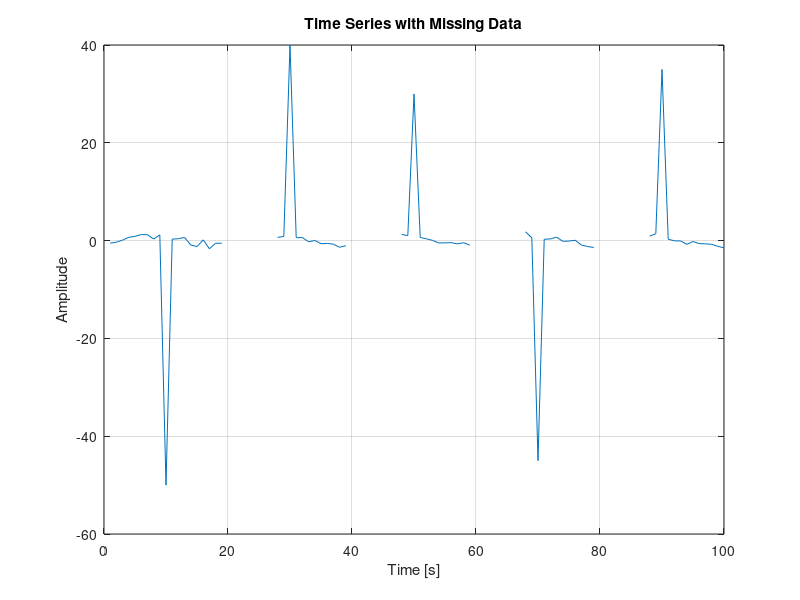
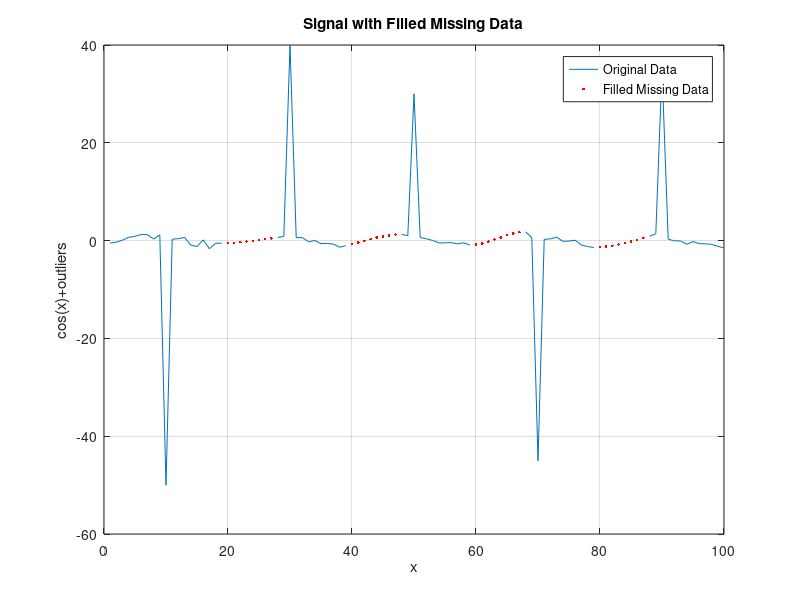
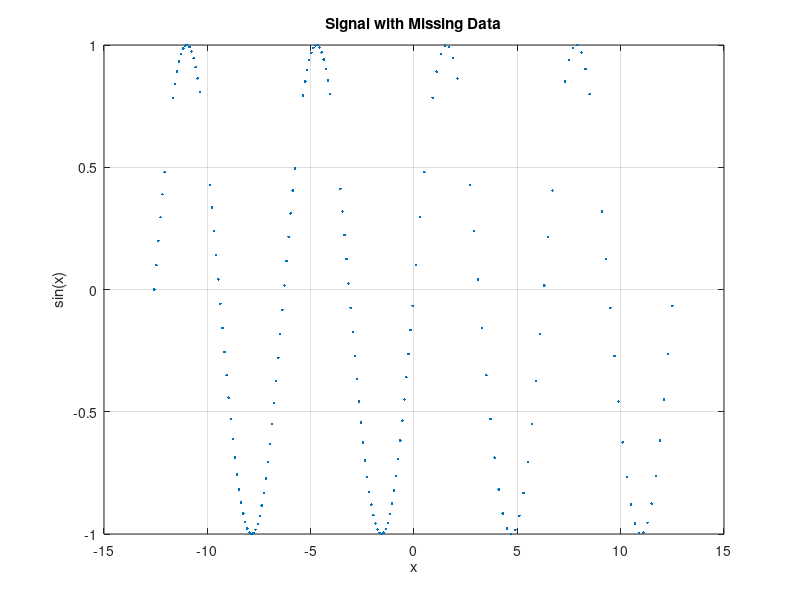
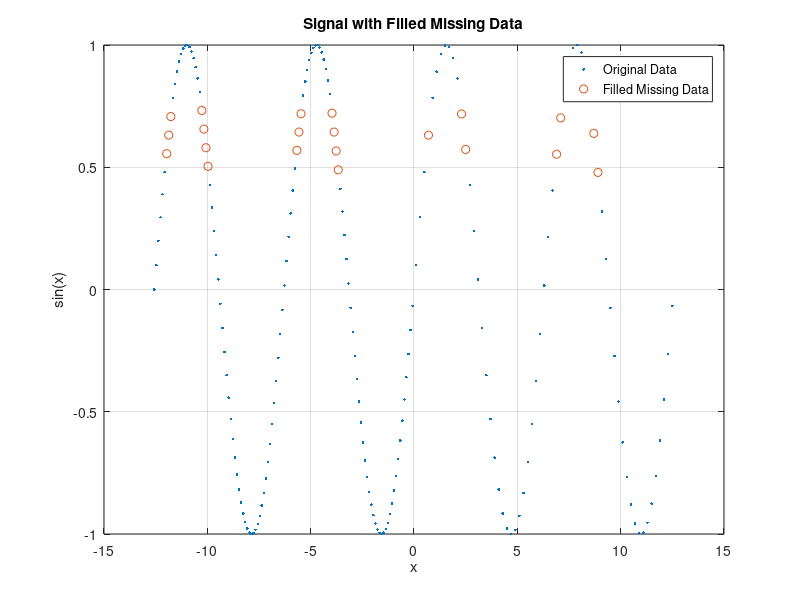

Reproduce these figures in MATLAB, in order.
%% Missing Data
% Graph 1
x = 1:100;
data = cos(2*pi*0.05*x+2*pi*rand) + 0.5*randn(1,100);   % signal
for k = 1:8
    data(19+k:20:79+k) = NaN;                           % missing values
end
data(10:20:90) = [-50 40 30 -45 35];                    % outliers
plot(x,data)
xlabel('Time [s]')
ylabel('Amplitude')
title('Time Series with Missing Data')
grid on

% Fillmissing Graph 1
[F,TF] = fillmissing(data,'pchip','SamplePoints',x);
figure
plot(x,data, x(TF),F(TF),'r.')
xlabel('x');
ylabel('cos(x)+outliers')
legend('Original Data','Filled Missing Data')
title('Signal with Filled Missing Data')
grid on

% Graph 2
x = [-4*pi:0.1:0, 0.1:0.2:4*pi];
A = sin(x);
A(A < 0.75 & A > 0.5) = NaN;
figure
plot(x,A,'.')
title('Signal with Missing Data')
xlabel('x');
ylabel('sin(x)')
grid on

% Fillmissing Graph 2
[F,TF] = fillmissing(A,'linear','SamplePoints',x);
figure
plot(x,A,'.', x(TF),F(TF),'o')
xlabel('x');
ylabel('sin(x)')
legend('Original Data','Filled Missing Data')
title('Signal with Filled Missing Data')
grid on

